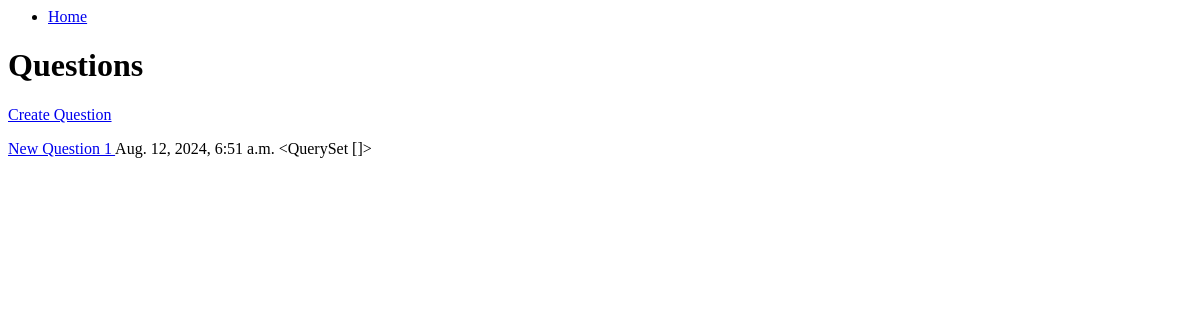
Before: /list_questions/ with the older database file.
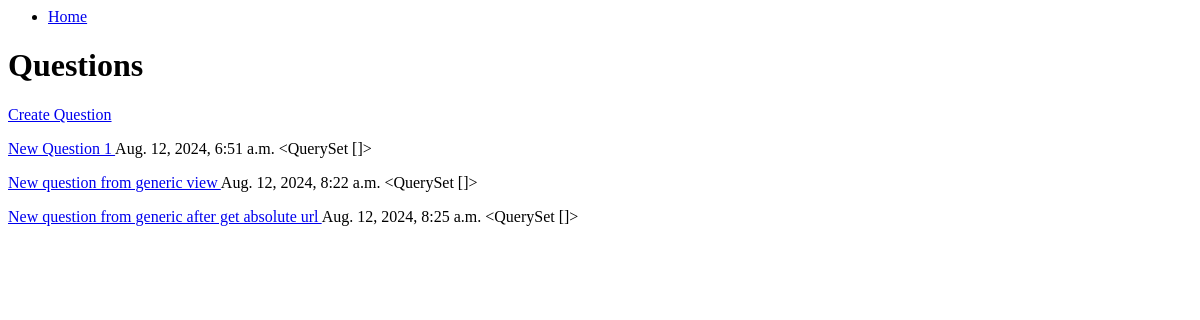
After: the same page with the newer database file.
### polls/models.py (models this page shows, shortened)
class Question(models.Model):
    question_text = models.CharField(max_length=200)
    pub_date = models.DateTimeField(auto_now_add=True)
    def was_published_recently(self):
        now = timezone.now()
        return now - datetime.timedelta(days=1) <= self.pub_date <= now

### polls/views.py (the view)
# urls.py: path('list_questions/', list_questions, name='questions'),
def list_questions(request):
    recent_published_questions = []
    questions = Question.objects.all()
    for question in questions:
        if question.was_published_recently():
            recent_published_questions.append(question)
    return render(request,
                  'list_questions.html',
                  {'questions': recent_published_questions})

### templates/list_questions.html (shortened to what this page needs)
<html>
<head>
</head>
<body>
<ul>
    <li>
        <a href={% url 'home' %}>
            Home
    </li>
</ul>
<h1>
    Questions
</h1>
<a href={% url 'create_question' %}>
    Create Question
{% for question in questions %}
    <p>
        <a href={% url 'question_detail' question.id %}>
            {{ question.question_text }}
        {{ question.pub_date }}
        {{ question.choice_set.all }}
    </p>
{% endfor %}
</body>
</html>

Changed rows visible on the page:
added Question: question_text "New question from generic view", pub_date "Aug. 12, 2024, 8:22 a.m.", choice_set.all "<QuerySet []>"
added Question: question_text "New question from generic after get absolute url", pub_date "Aug. 12, 2024, 8:25 a.m.", choice_set.all "<QuerySet []>"
